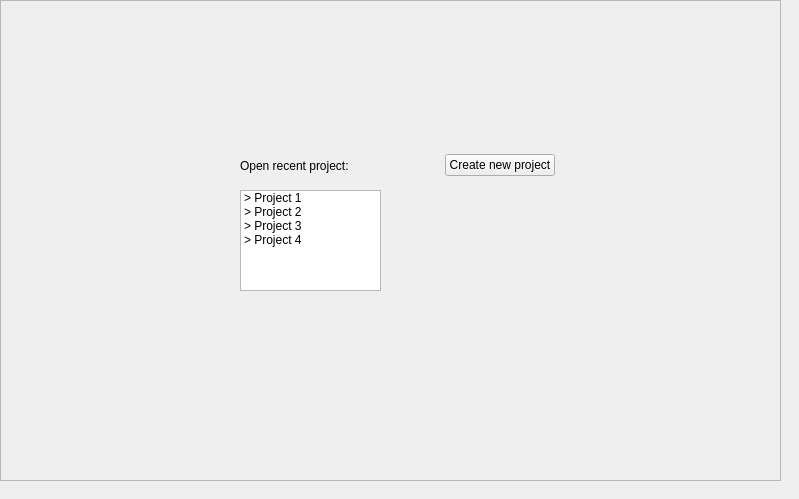
<?xml version="1.0" encoding="UTF-8"?>
<ui version="4.0">
 <class>project_form</class>
 <widget class="QWidget" name="project_form">
  <property name="geometry">
   <rect>
    <x>0</x>
    <y>0</y>
    <width>799</width>
    <height>499</height>
   </rect>
  </property>
  <property name="windowTitle">
   <string>Form</string>
  </property>
  <widget class="QFrame" name="frame">
   <property name="geometry">
    <rect>
     <x>0</x>
     <y>0</y>
     <width>781</width>
     <height>481</height>
    </rect>
   </property>
   <property name="frameShape">
    <enum>QFrame::StyledPanel</enum>
   </property>
   <property name="frameShadow">
    <enum>QFrame::Raised</enum>
   </property>
   <widget class="QWidget" name="horizontalLayoutWidget">
    <property name="geometry">
     <rect>
      <x>240</x>
      <y>140</y>
      <width>315</width>
      <height>51</height>
     </rect>
    </property>
    <layout class="QHBoxLayout" name="horizontalLayout">
     <item>
      <widget class="QLabel" name="label_2">
       <property name="text">
        <string>Open recent project:</string>
       </property>
      </widget>
     </item>
     <item>
      <spacer name="horizontalSpacer">
       <property name="orientation">
        <enum>Qt::Horizontal</enum>
       </property>
       <property name="sizeHint" stdset="0">
        <size>
         <width>40</width>
         <height>20</height>
        </size>
       </property>
      </spacer>
     </item>
     <item>
      <widget class="QPushButton" name="pushButton">
       <property name="text">
        <string>Create new project</string>
       </property>
      </widget>
     </item>
    </layout>
   </widget>
   <widget class="QLabel" name="label">
    <property name="geometry">
     <rect>
      <x>260</x>
      <y>60</y>
      <width>261</width>
      <height>61</height>
     </rect>
    </property>
    <property name="text">
     <string/>
    </property>
    <property name="pixmap">
     <pixmap resource="icons.qrc">:/new/prefix1/images/header_en.png</pixmap>
    </property>
   </widget>
   <widget class="QListWidget" name="listWidget">
    <property name="geometry">
     <rect>
      <x>240</x>
      <y>190</y>
      <width>141</width>
      <height>101</height>
     </rect>
    </property>
    <item>
     <property name="text">
      <string>&gt; Project 1</string>
     </property>
    </item>
    <item>
     <property name="text">
      <string>&gt; Project 2</string>
     </property>
    </item>
    <item>
     <property name="text">
      <string>&gt; Project 3</string>
     </property>
    </item>
    <item>
     <property name="text">
      <string>&gt; Project 4</string>
     </property>
    </item>
   </widget>
  </widget>
 </widget>
 <resources>
  <include location="icons.qrc"/>
 </resources>
 <connections/>
</ui>
